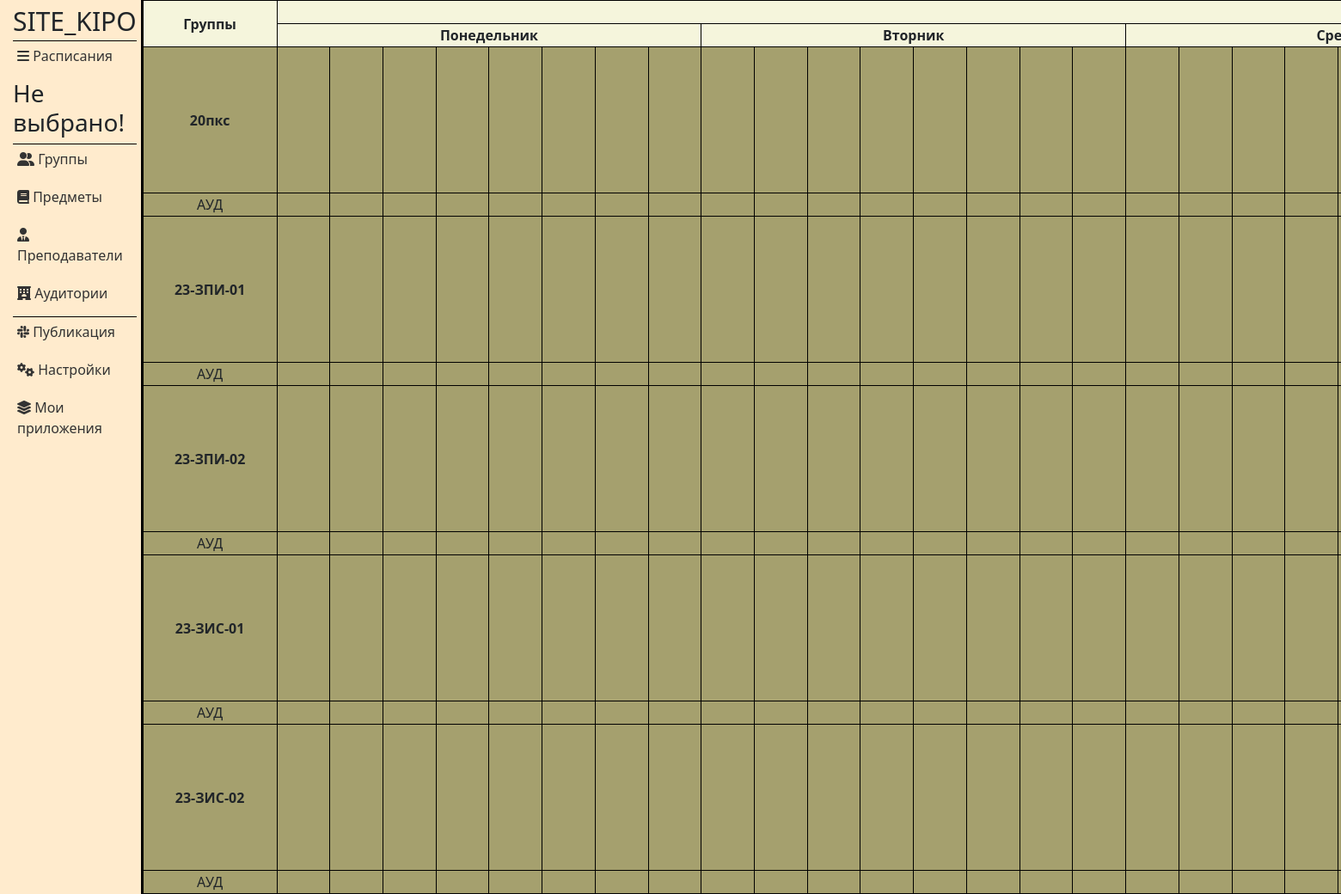
The page /applications/73/print/schedule/ on the database its author committed.
### applications/models.py (models this page shows, shortened)
class Groups(models.Model):
    title = models.CharField('Название', max_length=50)
    abbreviation = models.CharField('Сокращение', max_length=50)
    students_count = models.CharField('Количество учащихся', max_length=50)
    cabinets = models.CharField('Аудитории', max_length=50)
    color = models.CharField('Цвет', max_length=50)
    application_id = models.ForeignKey(Applications, on_delete=models.CASCADE, related_name='Groups')
    class Meta:
        verbose_name = 'Группа'
        verbose_name_plural = 'Группы'

### applications/views.py (the view)
def printSchedule(request, app_id):
    week_title = find_week_title(request)
    groups_from_db = Groups.objects.all()
    groups_data = {}
    for group in groups_from_db:
        group_schedule = [
            ' ' for _ in range(48)  # Создаем список из 48 пробелов логика заполнения
        ]
        groups_data[f'{group.title}'] = group_schedule
    les_range = range(1, 7)  # Создание диапазона от 1 до 6
    day_range = range(1, 9)  # Создание диапазона от 1 до 8
    data = {
        'days_in_week': 7 * 8,  # Количество дней в неделе
        'range_days': ['Понедельник', 'Вторник', 'Среда', 'Четверг', 'Пятница', 'Суббота'],  # Список дней недели
        'schedules': groups_data,
        'app_id': app_id,
        'title': week_title,
        'les_range': les_range,
        'day_range': day_range,
    }
    return render(request, 'applications/printSchedule.html', data)

### applications/views.py (called while the page is built)
def find_week_title(request):
    week_title = None
    if request.COOKIES.get('selectedElementId'):
        sched_id = request.COOKIES.get('selectedElementId')
        sched_instance = Schedules.objects.get(id=sched_id)
        week_title = sched_instance.title
    else:
        week_title = 'Не выбрано!'
    return week_title

### applications/templates/applications/printSchedule.html (shortened to what this page needs)
{% extends 'applications/layout.html' %}
{% load static %}
{% block styles %}
<link rel="stylesheet" href="{% static 'applications/css/print.css' %}">
{% endblock %}
{% block content %}
<table>
    <tr>
        <th class="group_head" rowspan="2">Группы</th>
        <th class="week_head" colspan="{{ days_in_week }}">Дни недели</th>
    </tr>
    <tr>
        {% for day in range_days %}
        <th colspan="8">{{ day }}</th>
        {% endfor %}
    </tr>
    {% for group, schedule in schedules.items %}
    <tr>
        <td class="groupName">{{ group }}</td>
        {% for i in les_range %}
            {% for j in day_range %}
            <td class="cell w-{{ i }} d-{{ j }}">{{ entry }}</td>
            {% endfor %}
        {% endfor %}
    </tr>
    <tr>
        <td class="auditorium">АУД</td>
         {% for i in les_range %}
            {% for j in day_range %}
            <td class="auditorium_cell" id="cell w-{{ i }} d-{{ j }}" group="{{ group }}">{{ entry }}</td>
            {% endfor %}
        {% endfor %}
    </tr>
    {% endfor %}
</table>
{% endblock %}

### applications/static/applications/css/main.css (style rules this page uses)
:root { --main-background: #a5a06e; --second-background: blanchedalmond; --border: black; --text: #333; --popup-background: rgba(0,0,0,0.8); --white: #fff3cd; --output-background-color: transparent; --table-border-color: black; }
html, body { height: 100%; margin: 0; padding: 0; }
body { display: flex; background-color: var(--main-background); }

### applications/static/applications/css/print.css (style rules this page uses)
.groupName { white-space: nowrap; font-size: 16px; font-weight: bold; }
.cell { height: 170px; white-space: nowrap; font-size: 16px; }
th.group_head { width: 5%; }
body, html { height: 100%; margin: 0; }
th.week_head { text-align: center; background: beige; }
th { text-align: center; background: beige; }
th.week_head, th { border: 1px solid black; }
table { text-align: center; width: auto; min-width: 200%; border-collapse: collapse; table-layout: fixed; height: 100%; }
td { border: 1px solid black; width: 40px; max-width: 40px; word-wrap: break-word; }

### rows shown on the page
Groups: schedules "20пкс"
Groups: schedules "23-ЗПИ-01"
Groups: schedules "23-ЗПИ-02"
Groups: schedules "23-ЗИС-01"
Groups: schedules "23-ЗИС-02"

### other values the page prints
{{ title }} "Не выбрано!"
{{ day }} "Понедельник" "Вторник"
